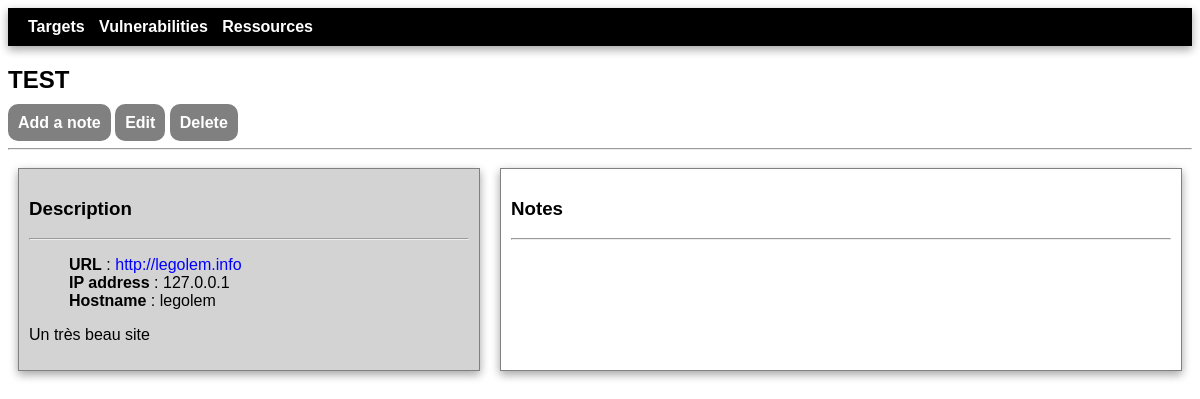
Before: /target_detail/1/ with the older database file.
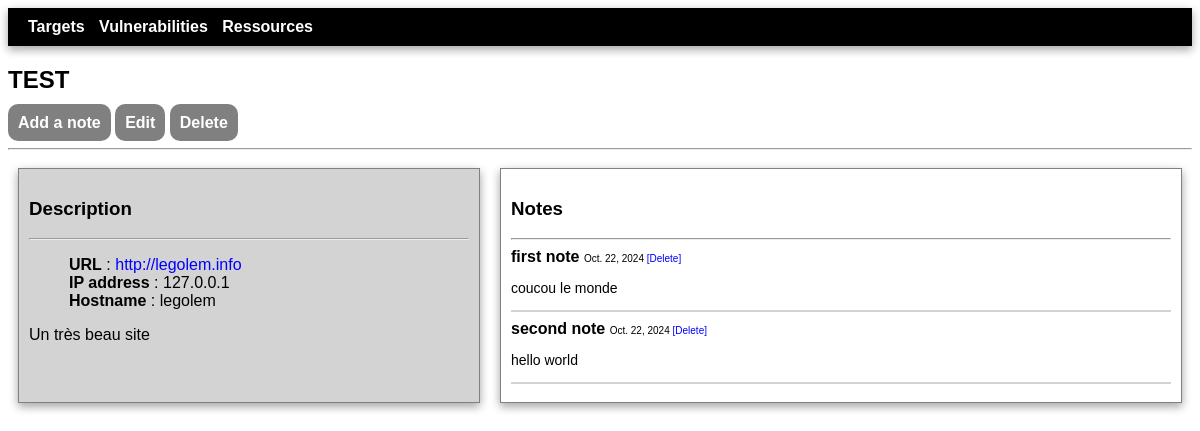
After: the same page with the newer database file.
### tms/models.py (models this page shows, shortened)
class Note(models.Model):
    title = models.fields.CharField(max_length=100, null=True)
    date = models.fields.DateField(null=False, default=date.today())
    content = models.fields.CharField(max_length=500, null=True)
    linked_target = models.ForeignKey(Target, on_delete=models.CASCADE, null=True)

### tms/views.py (the view)
# urls.py: path('target_detail/<int:id>/', views.target_detail, name='target-detail'),
def target_detail(request, id):
    target = Target.objects.get(id=id)
    notes = Note.objects.filter(linked_target=target.id)
    return render(request, 'tms/target_detail.html', {'target': target, 'notes':notes})

### tms/templates/tms/target_detail.html
{% extends 'tms/base.html' %}
{% block content %}
<h2>{{ target.name|upper }}</h2>
<div class="submenu">
    <p>
        <a href="{% url 'add-note' target.id %}">Add a note</a>
        <a href="{% url 'target-update' target.id %}">Edit</a>
        <a href="{% url 'target-delete' target.id %}">Delete</a>
    </p>
</div>
<hr>
<div class="flex-container">
    <div style="flex-basis: 40%; background-color: lightgrey;">
        <h3>Description</h3>
        <hr>
        <ul>
            <li><strong>URL</strong> : <a href="{{ target.url }}" target="_blank">{{ target.url }}</a></li>
            <li><strong>IP address</strong> : {{ target.ip }}</li>
            <li><strong>Hostname</strong> : {{ target.hostname }}</li>
        </ul>
        <p>{{ target.description|linebreaks }}</p>
    </div>
    <div style="flex-basis: 60%;">
        <h3>Notes</h3>
        <hr>
        {% for note in notes %}
            <strong>{{ note.title }}</strong>
            <span class="notes_features" style="font-size: 10px;">
                {{ note.date }}
                <a href="{% url 'delete-note' note.id %}" >[Delete]</a><br>
            </span>
            <div class="note_content">
                <p>{{ note.content|linebreaks }}</p>
            </div>
            <span class="notes_sep"><hr></span>
        {% endfor %}
    </div>
</div>
{% endblock %}

Changed rows visible on the page:
added Note: title "first note", date "Oct. 22, 2024", content "coucou le monde"
added Note: title "second note", date "Oct. 22, 2024", content "hello world"
